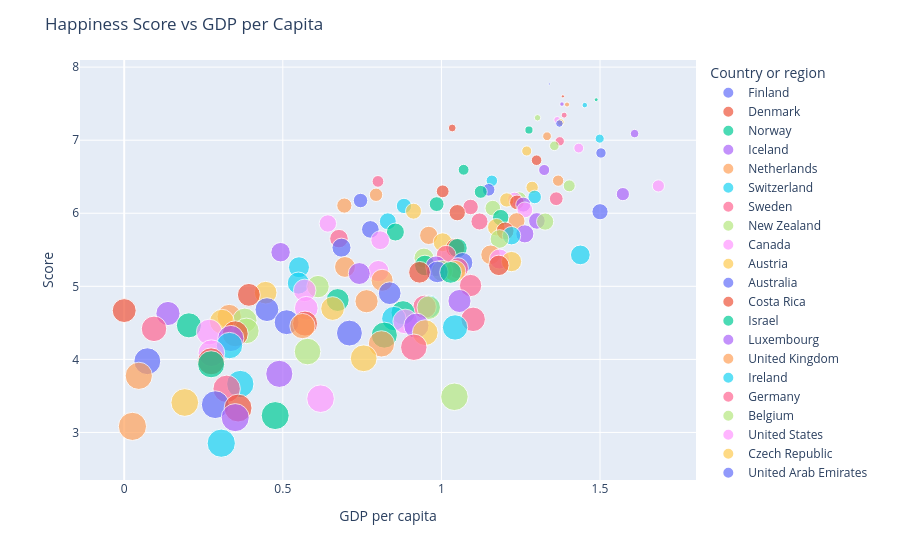

The cell this chart's notebook holds for it:
### Code cell
# Plot the relationship between score and GDP (while adding color and size)
fig = px.scatter(happy_df, x = 'GDP per capita', y = "Score", size = 'Overall rank', color = "Country or region", hover_name = "Country or region",
          trendline = "ols")

fig.update_layout(title_text = 'Happiness Score vs GDP per Capita')
fig.show()
